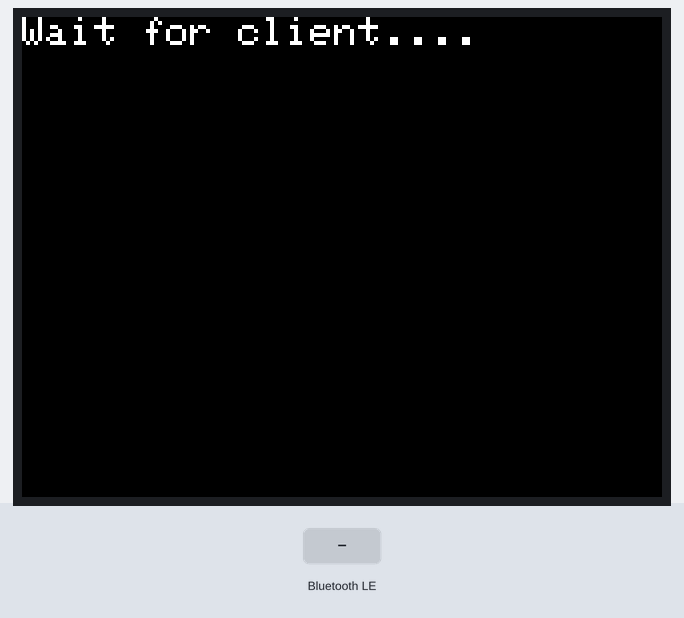
Recording of a program running on a simulated ESP32. Parts: 320×240 colour display. The test bench sets the inputs (shaded band). Nothing arrives over Bluetooth unless stated; a phone connects over Bluetooth LE 3 s after start.

Above: at 0.2 s.
At 3.7 s:
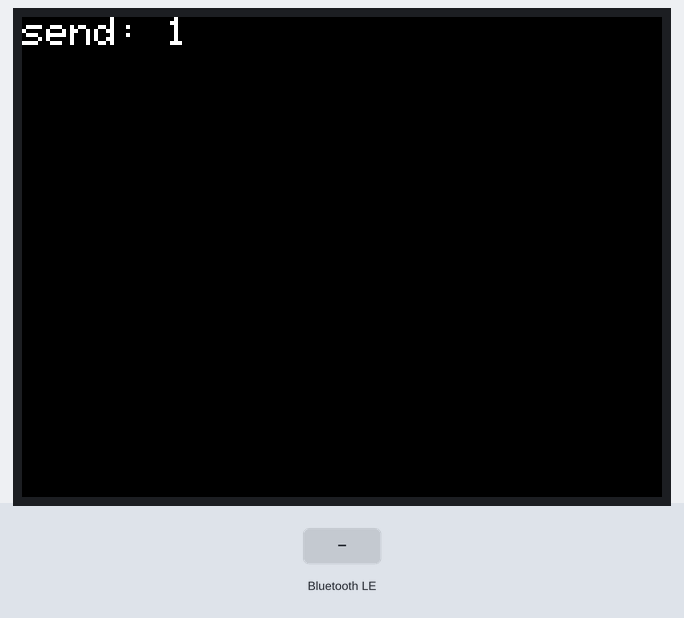
3.8 s: Bluetooth LE write "1" received
At 8.2 s:
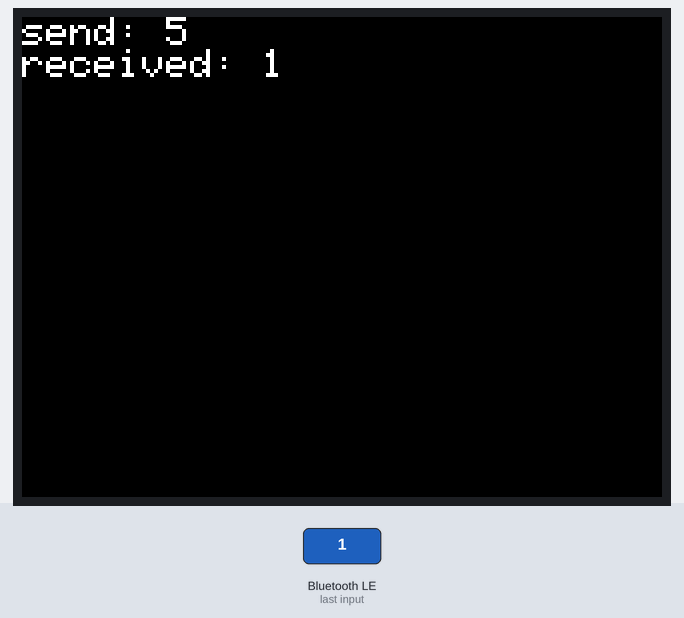
Timing chart, 0 to 9.7 s (numbered marks = the images above; inputs shaded):
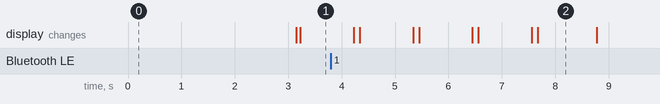

Measured:
- after the input at 3.8 s, the display: first differs from a run without the input after 0.54 s (image 2 shows a later state)

The program:

main.cpp
```cpp
#include <Arduino.h>

// inspired by https://openlabpro.com/guide/ble-notify-on-esp32-controller/
// inspired by https://github.com/rixnco/ESP32_BLE_NUS_C/blob/main/src/main.cpp
// inspired by https://www.esp32.com/viewtopic.php?t=20293
// inspired by https://github.com/nkolban/esp32-snippets/blob/master/Documentation/BLE%20C%2B%2B%20Guide.pdf
// inspired by https://github.com/nkolban/esp32-snippets/blob/master/Documentation/BLE%20C%2B%2B%20Guide.pdf
//inspired by https://github.com/nkolban/esp32-snippets/issues/945

#include <BLEDevice.h>
#include <BLEUtils.h>
#include <BLEServer.h>
#include <BLE2902.h>
#include <M5Core2.h>


// See the following for generating UUIDs:
// https://www.uuidgenerator.net/

#define SERVICE_UUID           "6E400001-B5A3-F393-E0A9-E50E24DCCA9E"
#define RX_CHARACTERISTIC_UUID "6E400002-B5A3-F393-E0A9-E50E24DCCA9E"
#define TX_CHARACTERISTIC_UUID "6E400003-B5A3-F393-E0A9-E50E24DCCA9E"
#define SERVER_NAME "JoWisUartServer"

bool deviceConnected = false;
bool deviceAdvertising = false;
bool dataReceived = false;
BLECharacteristic* pTxCharacteristic;


class MyServerCallbacks: public BLEServerCallbacks {
    void onConnect(BLEServer* pServer) {
      deviceConnected = true;
    };

    void onDisconnect(BLEServer* pServer) {
      deviceConnected = false;
      deviceAdvertising = true;
    }
};

char receivedData[80];

class MyCallbacks: public BLECharacteristicCallbacks {
    void onWrite(BLECharacteristic *pCharacteristic) {
      std::string rxValue = pCharacteristic->getValue();

      sprintf(receivedData,"                                                                  ");
      if (rxValue.length() > 0)
      {
        for (int i = 0; i < rxValue.length(); i++)
          receivedData[i] = rxValue[i];
      }
      dataReceived = true;
    }
};

void setup()
{
    M5.begin(115200);
    M5.Lcd.setTextSize(2),
    // initialize the ble enviroment
    BLEDevice::init(SERVER_NAME);

    // create the server
    BLEServer* pUartServer = BLEDevice::createServer();
    pUartServer->setCallbacks(new MyServerCallbacks());

    // create the service
    BLEService* pUartService = pUartServer->createService(SERVICE_UUID);

    // create the characteristics
    BLECharacteristic* pRxCharacteristic = pUartService->createCharacteristic(RX_CHARACTERISTIC_UUID,BLECharacteristic::PROPERTY_WRITE);
    pTxCharacteristic = pUartService->createCharacteristic(TX_CHARACTERISTIC_UUID,BLECharacteristic::PROPERTY_NOTIFY|BLECharacteristic::PROPERTY_READ);
    pRxCharacteristic->setCallbacks(new MyCallbacks());

    pTxCharacteristic->addDescriptor(new BLE2902());
    pRxCharacteristic->addDescriptor(new BLE2902());

        // Start the service
    pUartService->start();

    BLEAdvertising *pAdvertising = BLEDevice::getAdvertising();
    pAdvertising->addServiceUUID(SERVICE_UUID);
    pAdvertising->setScanResponse(true);
    pAdvertising->setMinPreferred(0x06);  // functions that help with iPhone connections issue
    pAdvertising->setMinPreferred(0x12);
    BLEDevice::startAdvertising();

    M5.Lcd.println("Wait for client....");
}
int loop_counter = 0;
char payload[20];
int cnt = 0;
int counter = 0;

void loop()
{
    if(deviceConnected==true)
    {
        M5.Lcd.clearDisplay();
        M5.Lcd.setCursor(0,0);
        counter++;

        sprintf(payload,"send: %d",counter);
        pTxCharacteristic->setValue(payload);
        pTxCharacteristic->notify();
        M5.Lcd.println(payload);
        if(dataReceived)
        {
          M5.Lcd.printf("received: %s",receivedData);
        }

        delay(1000);
    }

    if(deviceAdvertising==true)
    {
        BLEDevice::startAdvertising();
        deviceAdvertising = false;
        delay(1000);
    }
}
```
